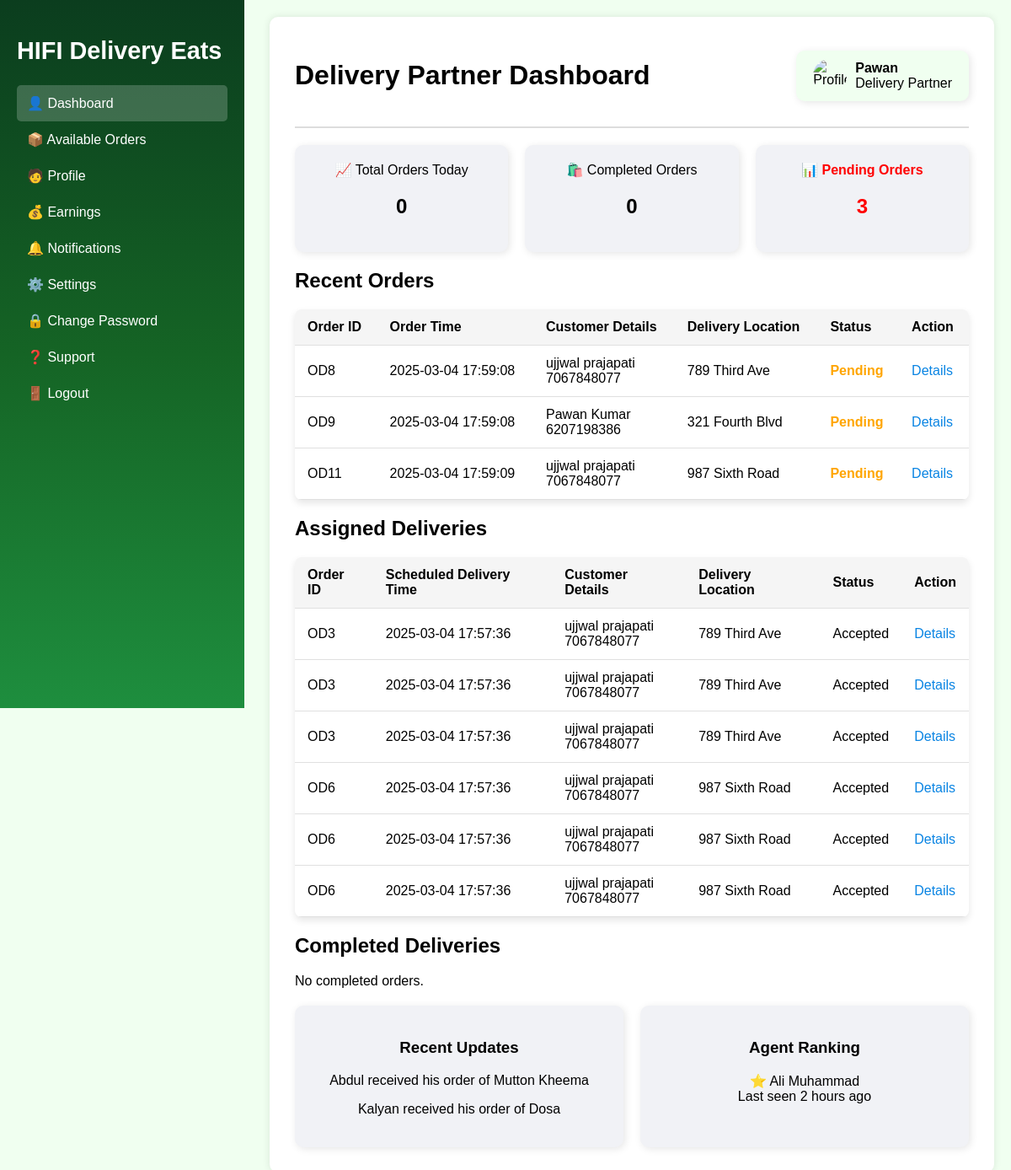
The page /delivery-agent (signed in) on the database its author committed.
### models.py (models this page shows, shortened)
class DeliveryAgent(UserMixin, db.Model):
    __tablename__ = 'delivery_agent'
    id = db.Column(db.Integer, primary_key=True)
    username = db.Column(db.String(100))
    email = db.Column(db.String(100), unique=True)
    phone = db.Column(db.Integer, unique=True, nullable=False)
    password = db.Column(db.String(100), nullable=False)
    image = db.Column(db.String(255), nullable=True, server_default='')
    bio = db.Column(db.Text, nullable=True, server_default='')
    delivery_area = db.Column(db.String(100), nullable=False)
    available_slots = db.Column(db.Boolean, nullable=False, default=True)
    id_proof = db.Column(db.String(12), nullable=False, server_default='')
    is_approved = db.Column(db.Boolean, nullable=False, server_default='0')
    is_active = db.Column(db.Boolean, nullable=False, server_default='1')

class Order(db.Model):
    __tablename__ = 'order'
    id = db.Column(db.Integer, primary_key=True)
    user_id = db.Column(db.Integer, db.ForeignKey('customer.id'), nullable=False)
    delivery_agent_id = db.Column(db.Integer, db.ForeignKey('delivery_agent.id'), nullable=True)
    status = db.Column(db.String(50), nullable=False, default="Pending")
    total_price = db.Column(db.Float, nullable=False)
    delivery_location = db.Column(db.String(255), nullable=False)
    created_at = db.Column(db.DateTime, default=func.now())
    delivered_at = db.Column(db.DateTime, nullable=True)
    items = db.relationship("OrderItem", backref="order", lazy=True)
    user = db.relationship("Customer", back_populates="orders", foreign_keys=[user_id])  # Link to the user

class Customer(UserMixin, db.Model):
    __tablename__ = 'customer'
    id = db.Column(db.Integer, primary_key=True)
    username = db.Column(db.String(100))
    email = db.Column(db.String(100), unique=True)
    phone = db.Column(db.Integer,unique=True, nullable=False)
    password = db.Column(db.String(100), nullable=False)
    addresses = db.relationship("Address", backref="customer", lazy=True)
    orders = db.relationship("Order", back_populates="user", foreign_keys="Order.user_id")  # Orders placed by the user

### routes.py (the view)
    @app.route('/delivery-agent')
    def delivery_agent():
        agent = DeliveryAgent.query.get(current_user.id)
        address_subquery = (
            db.session.query(
                Address.customer_id,
                func.min(Address.address_line).label("customer_address")
            )
            .group_by(Address.customer_id)
            .subquery()
        )
        pending_orders = (
            db.session.query(
                Order.id.label("order_id"),
                Customer.id.label("customer_id"),
                Customer.username.label("customer_name"),
                Customer.phone.label("customer_phone"),
                address_subquery.c.customer_address,
                Order.status.label("order_status"),
                Order.total_price.label("order_total"),
                Order.delivery_location.label("delivery_location"),
                Order.created_at.label("order_date"),
            )
            .join(Customer, Order.user_id == Customer.id)
            .outerjoin(address_subquery, address_subquery.c.customer_id == Customer.id)
            .filter(Order.delivery_agent_id == current_user.id, Order.status == "Pending")
            .all()
        )
        assigned_orders = (
            db.session.query(
                Order.id.label("order_id"),
                Customer.id.label("customer_id"),
                Customer.username.label("customer_name"),
                Customer.phone.label("customer_phone"),
                Address.address_line.label("customer_address"),
                Order.status.label("order_status"),
                Order.total_price.label("order_total"),
                Order.delivery_location.label("delivery_location"),
                Order.created_at.label("order_date"),
            )
            .join(Customer, Order.user_id == Customer.id)
            .outerjoin(Address, Address.customer_id == Customer.id)
            .filter(Order.delivery_agent_id == current_user.id, Order.status == "Accepted")
            .distinct(Order.id)
            .all()
        )
        completed_orders = (
            db.session.query(
                Order.id.label("order_id"),
                Customer.id.label("customer_id"),
                Customer.username.label("customer_name"),
                Customer.phone.label("customer_phone"),
                Address.address_line.label("customer_address"),
                Order.status.label("order_status"),
                Order.total_price.label("order_total"),
                Order.delivery_location.label("delivery_location"),
                Order.created_at.label("order_date"),
            )
            .join(Customer, Order.user_id == Customer.id)
            .outerjoin(Address, Address.customer_id == Customer.id)
            .filter(Order.delivery_agent_id == current_user.id, Order.status == "Completed")
            .distinct(Order.id)
            .all()
        )
        today = datetime.datetime.now()
        todays_deliveries_count = (
            db.session.query(Order)
            .filter(
                Order.delivery_agent_id == current_user.id,
                db.func.date(Order.created_at) == today,
                Order.status == "Delivered"  # Adjust if your status differs
            )
            .count()
        )
        pending_count = (
            db.session.query(Order)
            .filter(Order.delivery_agent_id == current_user.id, Order.status == "Pending")
            .count()
        )
        completed_count = (
            db.session.query(Order)
            .filter(Order.delivery_agent_id == current_user.id, Order.status == "Completed")
            .count()
        )
        print(pending_orders)
        return render_template(
            'delivery_agent/dashboard.html',
            user=agent,
            pending_orders=pending_orders,
            assigned_orders=assigned_orders,
            completed_orders=completed_orders,
            todays_deliveries_count=todays_deliveries_count,
            pending_count=pending_count,
            completed_count=completed_count
        )

### templates/delivery_agent/dashboard.html
{% extends "delivery_agent/index.html" %}
{% block content %}
<header>
  <h1>Delivery Partner Dashboard</h1>
  <div class="admin-card">
    <img
      src="https://img.lovepik.com/element/45001/3052.png_860.png"
      alt="Profile"
      class="profile-image"
    />
    <div class="admin-info">
      <p><strong>{{ user.username }}</strong></p>
      <p class="role">Delivery Partner</p>
    </div>
  </div>
</header>
<section class="dashboard-stats">
  <div class="card">
    📈 Total Orders Today
    <h2>{{ todays_deliveries_count }}</h2>
  </div>
  <div class="card completed">
    🛍️ Completed Orders
    <h2>{{ completed_count }}</h2>
  </div>
  <div class="card pending">
    📊 Pending Orders
    <h2>{{ pending_count }}</h2>
  </div>
</section>
<section class="recent-orders">
  <h2>Recent Orders</h2>
  {% if pending_orders %}
  <table>
    <thead>
      <tr>
        <th>Order ID</th>
        <th>Order Time</th>
        <th>Customer Details</th>
        <th>Delivery Location</th>
        <th>Status</th>
        <th>Action</th>
      </tr>
    </thead>
    <tbody>
      {% for order in pending_orders %}
      <tr>
        <td>OD{{ order.order_id }}</td>
        <td>{{ order.order_date.strftime('%Y-%m-%d %H:%M:%S') }}</td>
        <td>
          {{ order.customer_name }}<br />
          {{ order.customer_phone }}
        </td>
        <td>{{ order.delivery_location }}</td>
        <td>{% if order.order_status == "Pending" %}
            <span class="status-value pending" id="orderStatus"
              >{{ order.order_status }}</span
            >
            {% elif order.order_status == "Completed" %}
            <span class="status-value completed" id="orderStatus"
              >{{ order.order_status }}</span
            >
            {% elif order.order_status == "In Progress" %}
            <span class="status-value in-progress" id="orderStatus"
              >{{ order.order_status }}</span
            >
            {% else %}
            <span class="status-value" id="orderStatus"
              >{{ order.order_status }}</span
            >
            {% endif %}</td>
        <td>
          <a href="{{ url_for('delivery_partner_order_detail', order_id=order.order_id) }}">Details</a>
        </td>
      </tr>
      {% endfor %}
    </tbody>
  </table>
  {% else %}
    <p>No pending orders assigned to you.</p>
  {% endif %}
</section>
<section class="recent-orders">
  <h2>Assigned Deliveries</h2>
  {% if assigned_orders %}
  <table>
    <thead>
      <tr>
        <th>Order ID</th>
        <th>Scheduled Delivery Time</th>
        <th>Customer Details</th>
        <th>Delivery Location</th>
        <th>Status</th>
        <th>Action</th>
      </tr>
    </thead>
    <tbody>
      {% for order in assigned_orders %}
      <tr>
        <td>OD{{ order.order_id }}</td>
        <td>{{ order.order_date.strftime('%Y-%m-%d %H:%M:%S') }}</td>
        <td>
          {{ order.customer_name }}<br />
          {{ order.customer_phone }}
        </td>
        <td>{{ order.delivery_location }}</td>
        <td>{{ order.order_status }}</td>
        <td>
          <a href="{{ url_for('delivery_partner_order_detail', order_id=order.order_id) }}">Details</a>
        </td>
      </tr>
      {% endfor %}
    </tbody>
  </table>
  {% else %}
    <p>No assigned orders.</p>
  {% endif %}
</section>
<section class="recent-orders">
  <h2>Completed Deliveries</h2>
  {% if completed_orders %}
  <table>
    <thead>
      <tr>
        <th>Order ID</th>
        <th>Delivery Date & Time</th>
        <th>Customer Details</th>
        <th>Delivery Location</th>
        <th>Status</th>
        <th>Action</th>
      </tr>
    </thead>
    <tbody>
      {% for order in completed_orders %}
      <tr>
        <td>OD{{ order.order_id }}</td>
        <td>{{ order.order_date.strftime('%Y-%m-%d %H:%M:%S') }}</td>
        <td>
          {{ order.customer_name }}<br />
          {{ order.customer_phone }}
        </td>
        <td>{{ order.delivery_location }}</td>
        <td>{{ order.order_status }}</td>
        <td>
          <a href="{{ url_for('delivery_partner_order_detail', order_id=order.order_id) }}">Details</a>
        </td>
      </tr>
      {% endfor %}
    </tbody>
  </table>
  {% else %}
    <p>No completed orders.</p>
  {% endif %}
</section>
<div class="side-info">
  <div class="side-card">
    <h3>Recent Updates</h3>
    <p>Abdul received his order of Mutton Kheema</p>
    <p>Kalyan received his order of Dosa</p>
  </div>
  <div class="side-card">
    <h3>Agent Ranking</h3>
    <p>⭐ Ali Muhammad<br />Last seen 2 hours ago</p>
  </div>
</div>
{% endblock content %}

### static/css/delivery_agent/index.css (style rules this page uses)
body { font-family: 'Poppins', sans-serif; margin: 0; background: #f0fff0; }
header { display: flex; justify-content: space-between; align-items: center; padding-bottom: 20px; border-bottom: 2px solid #ddd; }
.dashboard-stats { display: flex; gap: 20px; margin: 20px 0; }
.card { background: #f1f2f6; padding: 20px; border-radius: 10px; box-shadow: 2px 2px 10px rgba(0,0,0,0.1); flex: 1; text-align: center; transition: 0.3s; }
.admin-card { background: #f0fff0; padding: 10px 20px; border-radius: 10px; box-shadow: 2px 2px 10px rgba(0,0,0,0.1); display: flex; align-items: center; gap: 10px; transition: 0.3s; }
.admin-card p { margin: 0; }
.pending { color: red; font-weight: bold; }
table { width: 100%; border-collapse: collapse; margin-top: 20px; border-radius: 8px; overflow: hidden; box-shadow: 0 4px 8px rgba(0, 0, 0, 0.1); }
th, td { padding: 12px 15px; text-align: left; border-bottom: 1px solid #e0e0e0; }
th { background: #f5f5f5; font-weight: 600; }
td a { color: #0984e3; text-decoration: none; }
.side-info { display: flex; gap: 20px; margin-top: 20px; }
.side-card { background: #f1f2f6; padding: 20px; border-radius: 10px; box-shadow: 2px 2px 10px rgba(0,0,0,0.1); flex: 1; transition: 0.3s; text-align: center; }
.profile-image { width: 40px; height: 40px; border-radius: 50%; object-fit: cover; }
.admin-info { display: flex; flex-direction: column; }
.status-value.pending { color: orange; }
.status-value { font-weight: bold; }

### rows shown on the page
DeliveryAgent: username "Pawan"
Order: order_id "8", order_date "2025-03-04 17:59:08", customer_name "ujjwal prajapati", customer_phone "7067848077", delivery_location "789 Third Ave", order_status "Pending"
Order: order_id "9", order_date "2025-03-04 17:59:08", customer_name "Pawan Kumar", customer_phone "6207198386", delivery_location "321 Fourth Blvd", order_status "Pending"
Order: order_id "11", order_date "2025-03-04 17:59:09", customer_name "ujjwal prajapati", customer_phone "7067848077", delivery_location "987 Sixth Road", order_status "Pending"
Order: order_id "3", order_date "2025-03-04 17:57:36", customer_name "ujjwal prajapati", customer_phone "7067848077", delivery_location "789 Third Ave", order_status "Accepted"
Order: order_id "6", order_date "2025-03-04 17:57:36", customer_name "ujjwal prajapati", customer_phone "7067848077", delivery_location "987 Sixth Road", order_status "Accepted"

### other values the page prints
{{ todays_deliveries_count }} "0"
{{ completed_count }} "0"
{{ pending_count }} "3"
